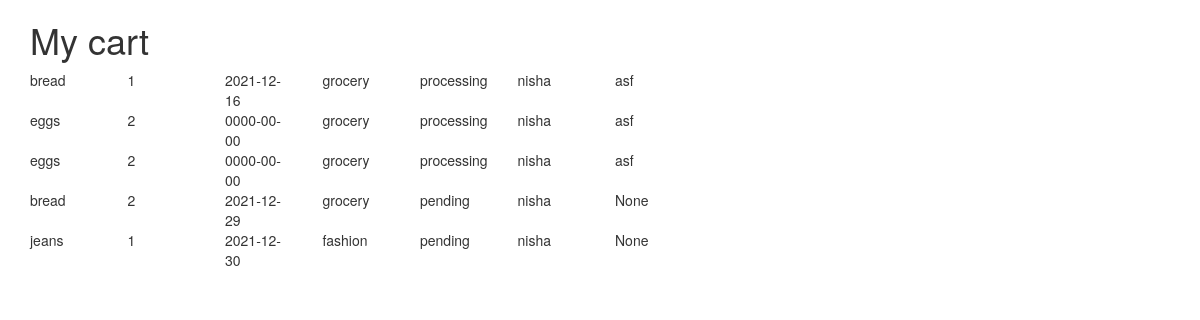
Screenshot of /cart.php?user_id=1 with the database file from the repository.
### tables this page shows
CREATE TABLE `user_to_item` (
  `id` int(11) NOT NULL,
  `user_id` int(11) NOT NULL,
  `item_id` int(11) NOT NULL,
  `quantity` int(11) NOT NULL,
  `group_id` int(11) NOT NULL,
  `shopper_id` int(11) NOT NULL,
  `date_added` date NOT NULL DEFAULT current_timestamp(),
  `deadline` date NOT NULL DEFAULT current_timestamp(),
  `status` varchar(20) NOT NULL
);

CREATE TABLE `items` (
  `item_id` int(11) NOT NULL,
  `item_name` varchar(50) NOT NULL,
  `price` int(11) NOT NULL,
  `group_id` int(11) NOT NULL,
  `date_added` datetime NOT NULL DEFAULT current_timestamp()
);

CREATE TABLE `groups` (
  `group_id` int(11) NOT NULL,
  `group_name` varchar(50) NOT NULL,
  `description` longtext NOT NULL
);

CREATE TABLE `users` (
  `user_id` int(11) NOT NULL,
  `name` varchar(50) NOT NULL,
  `address` varchar(50) NOT NULL,
  `email` varchar(50) NOT NULL,
  `password` varchar(50) NOT NULL,
  `phone_number` int(11) NOT NULL,
  `date_added` datetime DEFAULT current_timestamp()
);

### dbconnection.php (called while the page is built, shortened)
<?php
class DBConnect{
  private static $conn;
   public static function getInstance()
   {
     if(!self::$conn){
       return self::$conn;
     }else{
       return self::$conn;
     }
   }
   private static function connect(){
     $servername = "localhost";
     $username = "root";
     $password = "";
     $dbname = "groupcart";
     DBConnect::$conn = new mysqli($servername, $username, $password,$dbname);
   }
}

### cart.php (the view, shortened to what this page needs)
<link rel="stylesheet" href="https://maxcdn.bootstrapcdn.com/bootstrap/3.4.1/css/bootstrap.min.css">
<?php
require_once('dbconnection.php');?>
<div class="container">
  <h1>My cart</h1>
  <?php if(isset($_GET['user_id'])){
      $cart_data = get_cartdata($_GET['user_id']);
      if($cart_data){
        while ($data = $cart_data->fetch_assoc()) {?>
      <div class="row">
        <div class="col-sm-1">
          <div><?php echo $data['item_name'] ?></div>
        </div>
        <div class="col-sm-1">
          <div><?php echo $data['quantity'] ?></div>
        </div>
        <div class="col-sm-1">
          <div><?php echo $data['deadline'] ?></div>
        </div>
        <div class="col-sm-1">
          <div><?php echo $data['group_name'] ?></div>
        </div>
        <div class="col-sm-1">
          <div><?php echo $data['status'] ?></div>
        </div>
        <div class="col-sm-1">
          <div><?php echo $data['name'] ?></div>
        </div>
        <div class="col-sm-1">
          <?php  $shopper_name = get_shoppername($data['shopper_id']);
          if($shopper_name){
            while ($data = $shopper_name->fetch_assoc()) {?>
              <div><?php echo $data['name'] ?></div>
          <?php } } else{ ?>
              <div>None</div>
          <?php } ?>
        </div>
      </div>
  <?php } } } ?>
</div>
<?php
function get_cartdata($user_id){
  $sql = "SELECT * FROM  user_to_item as ui left join items as i on ui.item_id = i.item_id left join groups as g on ui.group_id = g.group_id left join users as u on ui.user_id = u.user_id WHERE ui.user_id =".$user_id;
  $result = DBConnect::getInstance()->query($sql);
  if ($result->num_rows > 0) {
    return $result;
  }
  else{
    return false;
  }
}
function get_shoppername($shopper_id){
  $sql = "SELECT name FROM users WHERE user_id = ".$shopper_id;
    $result = DBConnect::getInstance()->query($sql);
    if(!$result){
      return false;
    }
    else {
      if($result->num_rows > 0) {
        return $result;
    }
  }
}
?>

### rows the page displays
user_to_item: item.item_name "bread", quantity "1", deadline "2021-12-16", group.group_name "grocery", status "processing", user.name "nisha"
users: name "asf"
user_to_item: item.item_name "eggs", quantity "2", deadline "0000-00-00", group.group_name "grocery", status "processing", user.name "nisha"
user_to_item: item.item_name "eggs", quantity "2", deadline "0000-00-00", group.group_name "grocery", status "processing", user.name "nisha"
user_to_item: item.item_name "bread", quantity "2", deadline "2021-12-29", group.group_name "grocery", status "pending", user.name "nisha", shows "None"
user_to_item: item.item_name "jeans", quantity "1", deadline "2021-12-30", group.group_name "fashion", status "pending", user.name "nisha", shows "None"
